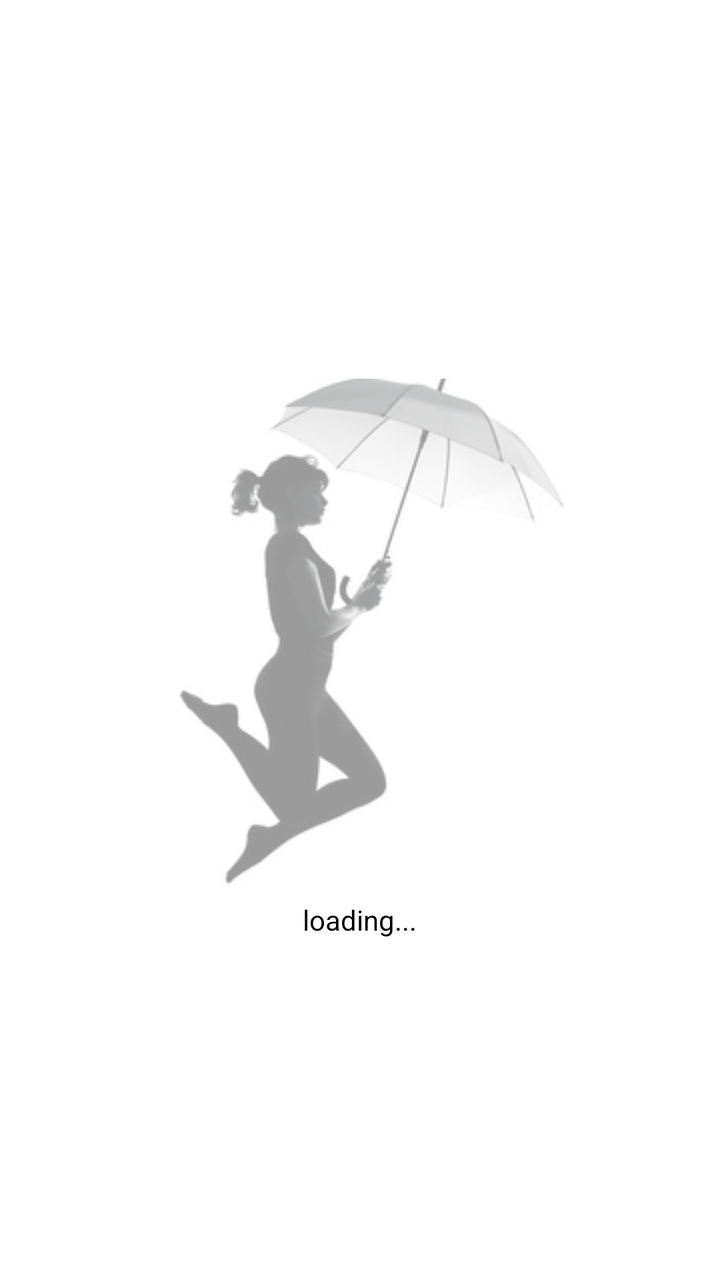
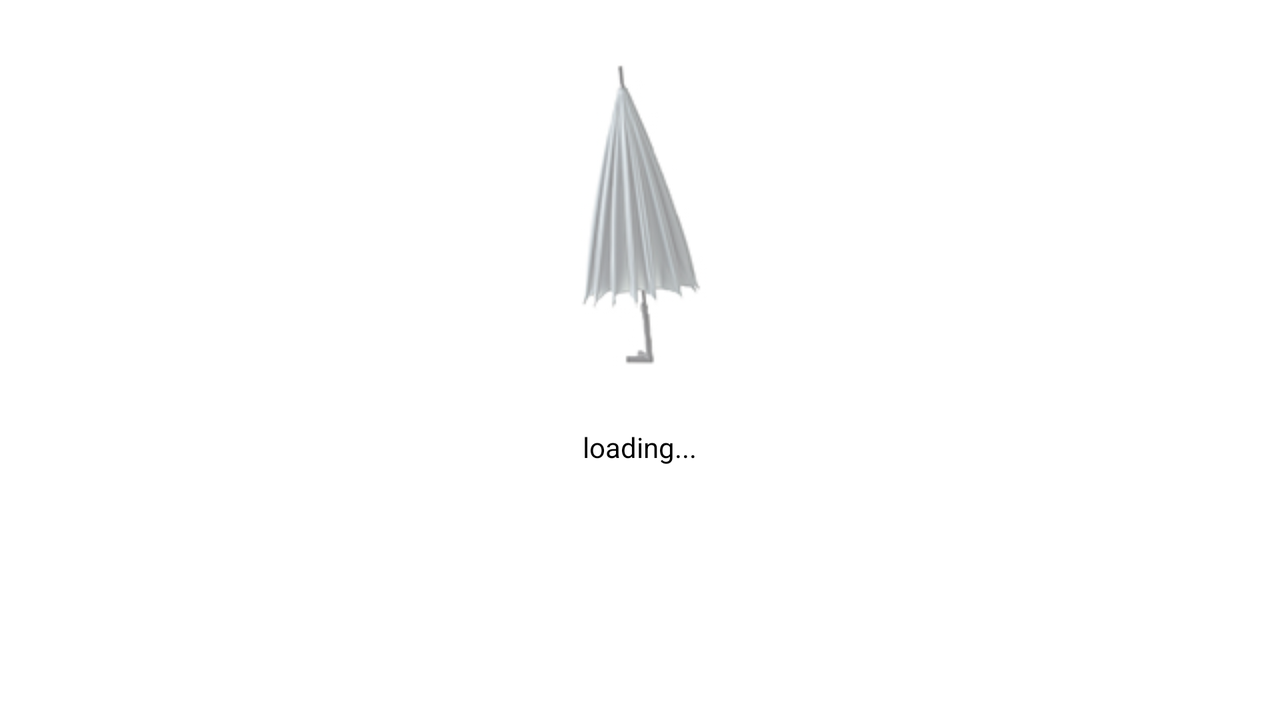

Compare how this app lays out the same screen by default and in its alternative resource folder. The renders come first, then the two layout files and the values they reference.
<!-- AndroidManifest.xml: application theme AppTheme -->
<!-- res/layout/fragment_no_info.xml -->
<?xml version="1.0" encoding="utf-8"?>
<RelativeLayout xmlns:android="http://schemas.android.com/apk/res/android"
             android:id="@+id/fragment_no_info"
             android:background="@color/colorWhite"
             android:layout_width="match_parent"
             android:layout_height="match_parent">
    <ImageView
            android:id="@+id/no_info_image_view"
            android:src="@drawable/no_info"
            android:alpha="0.4"
            android:layout_centerInParent="true"
            android:layout_width="wrap_content"
            android:layout_height="wrap_content"/>
    <TextView
            android:id="@+id/loading_text_view"
            android:layout_below="@id/no_info_image_view"
            android:layout_centerInParent="true"
            android:text="@string/loading"
            android:layout_width="wrap_content"
            android:layout_height="wrap_content"/>
</RelativeLayout>
<!-- resources referenced by this layout -->
<resources>
  <color name="colorWhite">#FFFFFF</color>
  <!-- drawable no_info: jpg bitmap (drawable, 32375 bytes) -->
  <string name="loading">loading...</string>
  <style name="AppTheme" parent="Theme.AppCompat.Light.DarkActionBar">
          
          
          
          <item name="colorPrimary">@color/colorPrimary</item>
          
          <item name="colorPrimaryDark">@color/colorPrimaryDark</item>
          
          <item name="colorAccent">@color/colorAccent</item>
          
          <item name="android:textColorTertiary">@color/colorText</item>
      </style>
  <color name="colorPrimary">#3F51B5</color>
  <color name="colorPrimaryDark">#303F9F</color>
  <color name="colorAccent">#FF4081</color>
  <color name="colorText">#000000</color>
</resources>
<!-- res/layout-land/fragment_no_info.xml (the repository's variant of the layout above) -->
<!-- drawn on the phone turned sideways -->
<?xml version="1.0" encoding="utf-8"?>
<RelativeLayout xmlns:android="http://schemas.android.com/apk/res/android"
             xmlns:app="http://schemas.android.com/apk/res-auto"
             android:id="@+id/fragment_no_info"
             android:background="@color/colorWhite"
             android:layout_width="match_parent"
             android:layout_height="match_parent">
    <ImageView
            android:id="@+id/no_info_image_view"
            android:src="@drawable/no_info0"
            android:alpha="0.5"
            android:layout_width="match_parent"
            android:layout_height="wrap_content"/>
    <TextView
            android:text="@string/loading"
            android:layout_centerInParent="true"
            android:layout_below="@id/no_info_image_view"
            android:layout_width="wrap_content"
            android:layout_height="wrap_content"
            android:id="@+id/textView"/>
</RelativeLayout>
<!-- resources referenced by the variant -->
<!-- as the phone turned sideways resolves them -->
<resources>
  <color name="colorWhite">#FFFFFF</color>
  <!-- drawable no_info0: jpg bitmap (drawable, 23905 bytes) -->
  <string name="loading">loading...</string>
  <style name="AppTheme" parent="Theme.AppCompat.Light.DarkActionBar">
          
          
          
          <item name="colorPrimary">@color/colorPrimary</item>
          
          <item name="colorPrimaryDark">@color/colorPrimaryDark</item>
          
          <item name="colorAccent">@color/colorAccent</item>
          
          <item name="android:textColorTertiary">@color/colorText</item>
      </style>
  <color name="colorPrimary">#3F51B5</color>
  <color name="colorPrimaryDark">#303F9F</color>
  <color name="colorAccent">#FF4081</color>
  <color name="colorText">#000000</color>
</resources>
